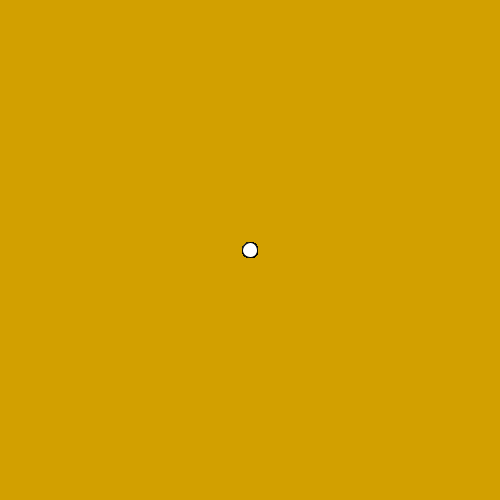
Frame 1 (no input)
Frame 60 (the mouse pressed at the canvas centre just before this capture): identical to frame 1, image omitted
Frame 120 (the mouse held since frame 60 and released just before this capture): identical to frame 1, image omitted

The Processing sketch that drew this single still picture (run headless with seeded random() and noise(); from frame 60 on, the mouse is pressed at the canvas centre):

// Processing sketch: drawSamePlace
// ── drawSamePlace.pde
void setup() {
  size(500, 500);
}

void draw() {
  background(210, 160, 0);
  long before = System.currentTimeMillis();
  for(int i = 0; i < 10000; i++) {
    random(width); random(height); //included in here to even out the playing field with calls
    ellipse(250, 250, 15, 15);
  }
  long after = System.currentTimeMillis();
  println(frameCount+"-- "+(after-before));
}
